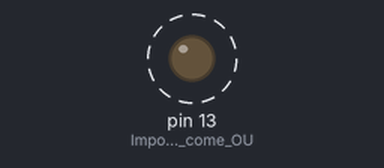
Simulated run of this sketch. Board: Arduino Uno, built with avr-gcc and run on an emulated ATmega328P. Parts: output pins drawn as LEDs (lit = HIGH). Dashed ring = blinking.

Above: at 0.3 s.
Timing chart, 0 to 3.0 s (numbered marks = the images above):
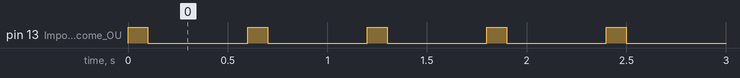

The sketch:

avvio.ino
```cpp
void setup() {
  pinMode(13, OUTPUT);  // Imposta il pin 13 come OUTPUT
}

void loop() {
  digitalWrite(13, HIGH);  // Accendi il LED
  delay(100);  // Attendi 100 millisecondi
  digitalWrite(13, LOW);  // Spegni il LED
  delay(500);  // Attendi 100 millisecondi
}
```

Measured:
- by itself, pin 13 (Imposta_il_pin_13_come_OU): alternates HIGH for 0.10 s and LOW for 0.50 s
